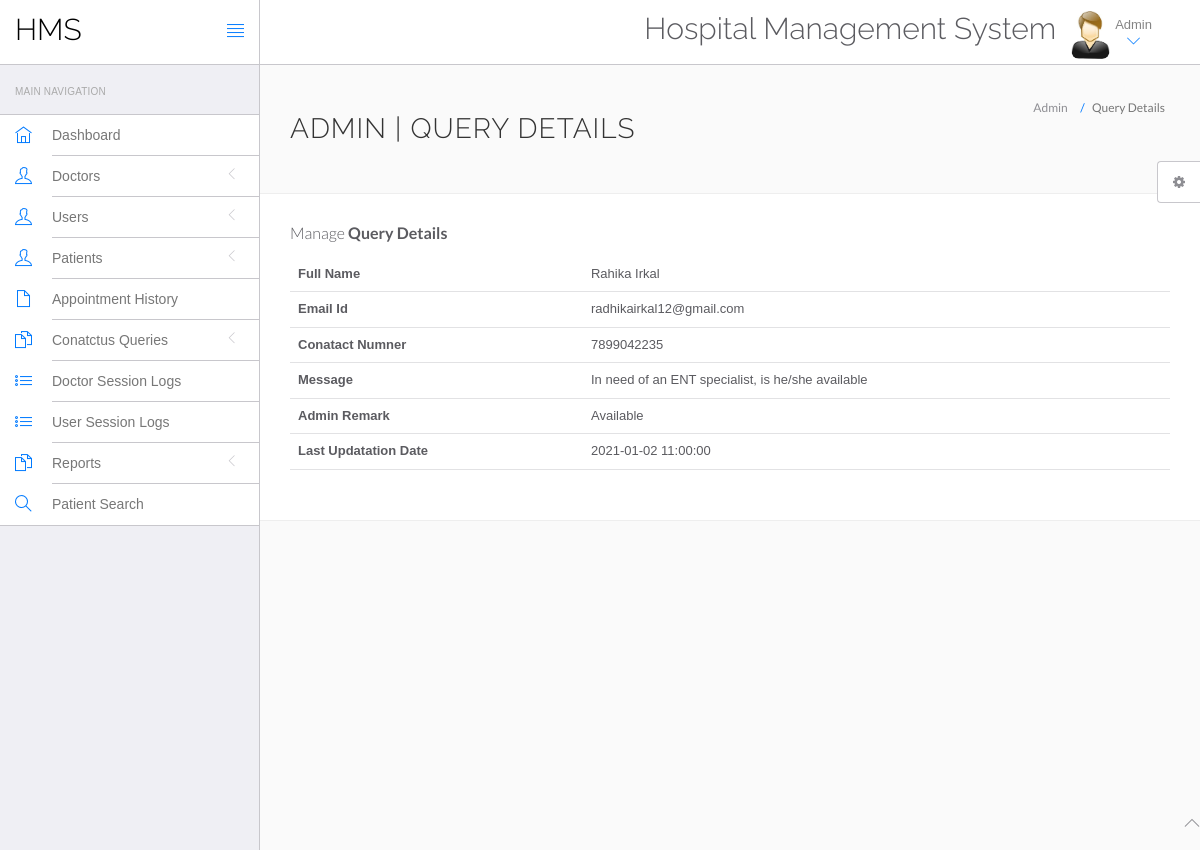
/hms/admin/query-details.php?id=1 (signed in), run on the app's committed database.
### tables this page shows
CREATE TABLE `tblcontactus` (
  `id` int(11) NOT NULL,
  `fullname` varchar(255) DEFAULT NULL,
  `email` varchar(255) DEFAULT NULL,
  `contactno` bigint(12) DEFAULT NULL,
  `message` mediumtext DEFAULT NULL,
  `PostingDate` timestamp NULL DEFAULT current_timestamp(),
  `AdminRemark` mediumtext DEFAULT NULL,
  `LastupdationDate` timestamp NULL DEFAULT NULL ON UPDATE current_timestamp(),
  `IsRead` int(11) DEFAULT NULL
);

### hms/admin/query-details.php (the view, shortened to what this page needs)
<?php
include('include/config.php');
?>
<!DOCTYPE html>
<html lang="en">
	<head>
		<link rel="stylesheet" href="vendor/bootstrap/css/bootstrap.min.css">
		<link rel="stylesheet" href="vendor/fontawesome/css/font-awesome.min.css">
		<link rel="stylesheet" href="vendor/themify-icons/themify-icons.min.css">
		<link href="vendor/animate.css/animate.min.css" rel="stylesheet" media="screen">
		<link href="vendor/perfect-scrollbar/perfect-scrollbar.min.css" rel="stylesheet" media="screen">
		<link href="vendor/switchery/switchery.min.css" rel="stylesheet" media="screen">
		<link href="vendor/bootstrap-touchspin/jquery.bootstrap-touchspin.min.css" rel="stylesheet" media="screen">
		<link href="vendor/select2/select2.min.css" rel="stylesheet" media="screen">
		<link href="vendor/bootstrap-datepicker/bootstrap-datepicker3.standalone.min.css" rel="stylesheet" media="screen">
		<link href="vendor/bootstrap-timepicker/bootstrap-timepicker.min.css" rel="stylesheet" media="screen">
		<link rel="stylesheet" href="assets/css/styles.css">
		<link rel="stylesheet" href="assets/css/plugins.css">
		<link rel="stylesheet" href="assets/css/themes/theme-1.css" id="skin_color" />
	</head>
	<body>
		<div id="app">
<?php include('include/sidebar.php');?>
			<div class="app-content">
						<?php include('include/header.php');?>
				<div class="main-content" >
					<div class="wrap-content container" id="container">
						<section id="page-title">
							<div class="row">
								<div class="col-sm-8">
									<h1 class="mainTitle">Admin | Query Details</h1>
																	</div>
								<ol class="breadcrumb">
									<li>
										<span>Admin</span>
									</li>
									<li class="active">
										<span>Query Details</span>
									</li>
								</ol>
							</div>
						</section>
						<div class="container-fluid container-fullw bg-white">
									<div class="row">
								<div class="col-md-12">
									<h5 class="over-title margin-bottom-15">Manage <span class="text-bold">Query Details</span></h5>
									<table class="table table-hover" id="sample-table-1">
										<tbody>
<?php
$qid=intval($_GET['id']);
$sql=mysqli_query($con,"select * from tblcontactus where id='$qid'");
while($row=mysqli_fetch_array($sql))
{
?>
											<tr>
												<th>Full Name</th>
												<td><?php echo $row['fullname'];?></td>
											</tr>
											<tr>
												<th>Email Id</th>
												<td><?php echo $row['email'];?></td>
											</tr>
											<tr>
												<th>Conatact Numner</th>
												<td><?php echo $row['contactno'];?></td>
											</tr>
											<tr>
												<th>Message</th>
												<td><?php echo $row['message'];?></td>
												</tr>
<?php if($row['AdminRemark']==""){?>
<form name="query" method="post">
	<tr>
												<th>Admin Remark</th>
												<td><textarea name="adminremark" class="form-control" required="true"></textarea></td>
												</tr>
												<tr>
													<td>&nbsp;</td>
													<td>
														<button type="submit" class="btn btn-primary pull-left" name="update">
		Update <i class="fa fa-arrow-circle-right"></i>
								</button>
													</td>
												</tr>
</form>
													<?php } else {?>
	<tr>
												<th>Admin Remark</th>
												<td><?php echo $row['AdminRemark'];?></td>
												</tr>
<tr>
												<th>Last Updatation Date</th>
												<td><?php echo $row['LastupdationDate'];?></td>
												</tr>
											<?php
											 }} ?>
										</tbody>
									</table>
								</div>
							</div>
								</div>
							</div>
						</div>
					</div>
				</div>
	<?php include('include/footer.php');?>
	<?php include('include/setting.php');?>
	</body>
</html>

### hms/admin/assets/css/themes/theme-1.css (style rules this page uses)
body { background: #FAFAFA; }

### data on the page
tblcontactus: fullname "Rahika Irkal", email "radhikairkal12@gmail.com", contactno "7899042235", message "In need of an ENT specialist, is he/she available", AdminRemark "Available", LastupdationDate "2021-01-02 11:00:00"
